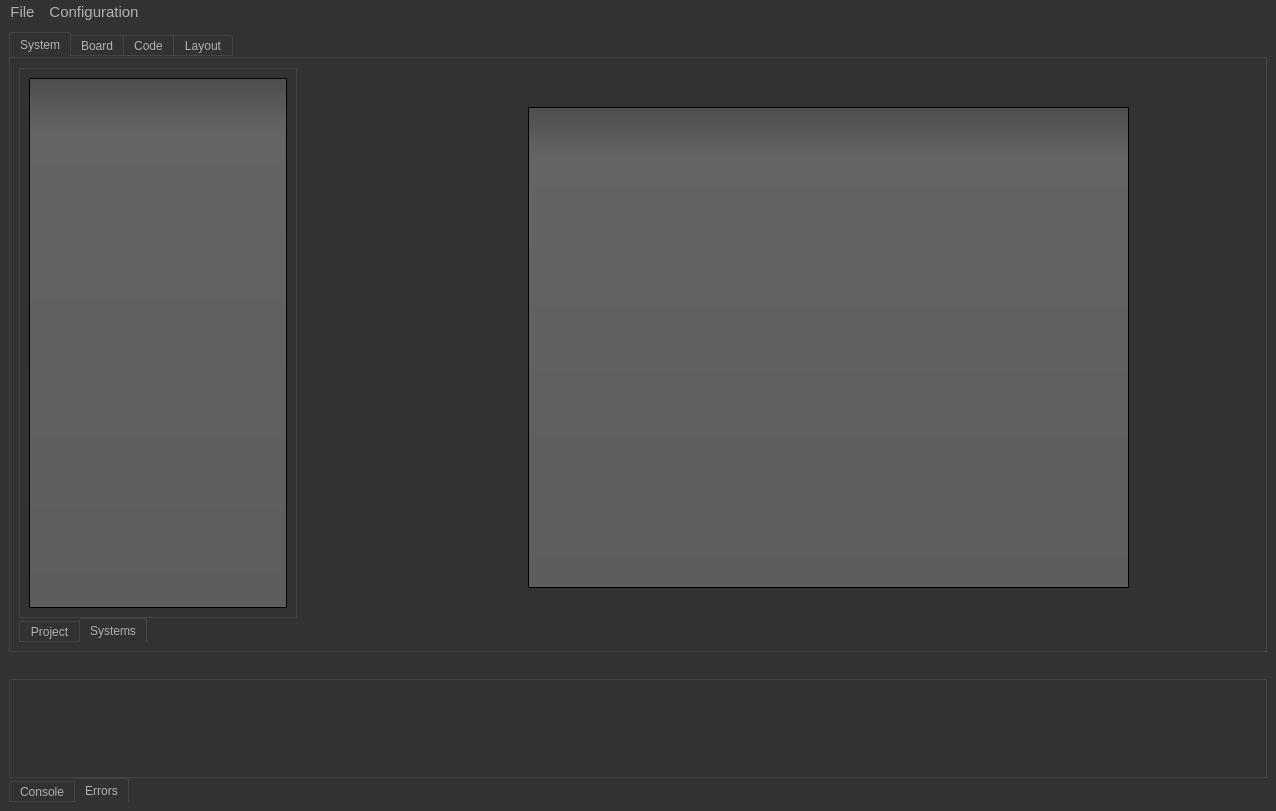
<?xml version="1.0" encoding="UTF-8"?>
<ui version="4.0">
 <class>MainWindow</class>
 <widget class="QMainWindow" name="MainWindow">
  <property name="geometry">
   <rect>
    <x>0</x>
    <y>0</y>
    <width>1276</width>
    <height>811</height>
   </rect>
  </property>
  <property name="sizePolicy">
   <sizepolicy hsizetype="Preferred" vsizetype="Preferred">
    <horstretch>0</horstretch>
    <verstretch>0</verstretch>
   </sizepolicy>
  </property>
  <property name="minimumSize">
   <size>
    <width>20</width>
    <height>50</height>
   </size>
  </property>
  <property name="windowTitle">
   <string>Cnyth</string>
  </property>
  <property name="layoutDirection">
   <enum>Qt::LeftToRight</enum>
  </property>
  <property name="styleSheet">
   <string notr="true">QToolTip
{
     border: 1px solid black;
     background-color: #ffa02f;
     padding: 1px;
     border-radius: 3px;
     opacity: 100;
}

QWidget
{
    color: #b1b1b1;
    background-color: #323232;
}

QWidget:item:hover
{
    background-color: QLinearGradient( x1: 0, y1: 0, x2: 0, y2: 1, stop: 0 #ffa02f, stop: 1 #ca0619);
    color: #000000;
}

QWidget:item:selected
{
    background-color: QLinearGradient( x1: 0, y1: 0, x2: 0, y2: 1, stop: 0 #ffa02f, stop: 1 #d7801a);
}

QMenuBar::item
{
    background: transparent;
}

QMenuBar::item:selected
{
    background: transparent;
    border: 1px solid #ffaa00;
}

QMenuBar::item:pressed
{
    background: #444;
    border: 1px solid #000;
    background-color: QLinearGradient(
        x1:0, y1:0,
        x2:0, y2:1,
        stop:1 #212121,
        stop:0.4 #343434/*,
        stop:0.2 #343434,
        stop:0.1 #ffaa00*/
    );
    margin-bottom:-1px;
    padding-bottom:1px;
}

QMenu
{
    border: 1px solid #000;
}

QMenu::item
{
    padding: 2px 20px 2px 20px;
}

QMenu::item:selected
{
    color: #000000;
}

QWidget:disabled
{
    color: #404040;
    background-color: #323232;
}

QAbstractItemView
{
    background-color: QLinearGradient( x1: 0, y1: 0, x2: 0, y2: 1, stop: 0 #4d4d4d, stop: 0.1 #646464, stop: 1 #5d5d5d);
}

QWidget:focus
{
    /*border: 2px solid QLinearGradient( x1: 0, y1: 0, x2: 0, y2: 1, stop: 0 #ffa02f, stop: 1 #d7801a);*/
}

QLineEdit
{
    background-color: QLinearGradient( x1: 0, y1: 0, x2: 0, y2: 1, stop: 0 #4d4d4d, stop: 0 #646464, stop: 1 #5d5d5d);
    padding: 1px;
    border-style: solid;
    border: 1px solid #1e1e1e;
    border-radius: 5;
}

QPushButton
{
    color: #b1b1b1;
    background-color: QLinearGradient( x1: 0, y1: 0, x2: 0, y2: 1, stop: 0 #565656, stop: 0.1 #525252, stop: 0.5 #4e4e4e, stop: 0.9 #4a4a4a, stop: 1 #464646);
    border-width: 1px;
    border-color: #1e1e1e;
    border-style: solid;
    border-radius: 6;
    padding: 3px;
    font-size: 12px;
    padding-left: 5px;
    padding-right: 5px;
}

QPushButton:pressed
{
    background-color: QLinearGradient( x1: 0, y1: 0, x2: 0, y2: 1, stop: 0 #2d2d2d, stop: 0.1 #2b2b2b, stop: 0.5 #292929, stop: 0.9 #282828, stop: 1 #252525);
}

QComboBox
{
    selection-background-color: #ffaa00;
    background-color: QLinearGradient( x1: 0, y1: 0, x2: 0, y2: 1, stop: 0 #565656, stop: 0.1 #525252, stop: 0.5 #4e4e4e, stop: 0.9 #4a4a4a, stop: 1 #464646);
    border-style: solid;
    border: 1px solid #1e1e1e;
    border-radius: 5;
}

QComboBox:hover,QPushButton:hover
{
    border: 2px solid QLinearGradient( x1: 0, y1: 0, x2: 0, y2: 1, stop: 0 #ffa02f, stop: 1 #d7801a);
}


QComboBox:on
{
    padding-top: 3px;
    padding-left: 4px;
    background-color: QLinearGradient( x1: 0, y1: 0, x2: 0, y2: 1, stop: 0 #2d2d2d, stop: 0.1 #2b2b2b, stop: 0.5 #292929, stop: 0.9 #282828, stop: 1 #252525);
    selection-background-color: #ffaa00;
}

QComboBox QAbstractItemView
{
    border: 2px solid darkgray;
    selection-background-color: QLinearGradient( x1: 0, y1: 0, x2: 0, y2: 1, stop: 0 #ffa02f, stop: 1 #d7801a);
}

QComboBox::drop-down
{
     subcontrol-origin: padding;
     subcontrol-position: top right;
     width: 15px;

     border-left-width: 0px;
     border-left-color: darkgray;
     border-left-style: solid; /* just a single line */
     border-top-right-radius: 3px; /* same radius as the QComboBox */
     border-bottom-right-radius: 3px;
 }

QComboBox::down-arrow
{
     image: url(:/down_arrow.png);
}

QGroupBox:focus
{
border: 2px solid QLinearGradient( x1: 0, y1: 0, x2: 0, y2: 1, stop: 0 #ffa02f, stop: 1 #d7801a);
}

QTextEdit:focus
{
    border: 2px solid QLinearGradient( x1: 0, y1: 0, x2: 0, y2: 1, stop: 0 #ffa02f, stop: 1 #d7801a);
}

QScrollBar:horizontal {
     border: 1px solid #222222;
     background: QLinearGradient( x1: 0, y1: 0, x2: 0, y2: 1, stop: 0.0 #121212, stop: 0.2 #282828, stop: 1 #484848);
     height: 7px;
     margin: 0px 16px 0 16px;
}

QScrollBar::handle:horizontal
{
      background: QLinearGradient( x1: 0, y1: 0, x2: 1, y2: 0, stop: 0 #ffa02f, stop: 0.5 #d7801a, stop: 1 #ffa02f);
      min-height: 20px;
      border-radius: 2px;
}

QScrollBar::add-line:horizontal {
      border: 1px solid #1b1b19;
      border-radius: 2px;
      background: QLinearGradient( x1: 0, y1: 0, x2: 1, y2: 0, stop: 0 #ffa02f, stop: 1 #d7801a);
      width: 14px;
      subcontrol-position: right;
      subcontrol-origin: margin;
}

QScrollBar::sub-line:horizontal {
      border: 1px solid #1b1b19;
      border-radius: 2px;
      background: QLinearGradient( x1: 0, y1: 0, x2: 1, y2: 0, stop: 0 #ffa02f, stop: 1 #d7801a);
      width: 14px;
     subcontrol-position: left;
     subcontrol-origin: margin;
}

QScrollBar::right-arrow:horizontal, QScrollBar::left-arrow:horizontal
{
      border: 1px solid black;
      width: 1px;
      height: 1px;
      background: white;
}

QScrollBar::add-page:horizontal, QScrollBar::sub-page:horizontal
{
      background: none;
}

QScrollBar:vertical
{
      background: QLinearGradient( x1: 0, y1: 0, x2: 1, y2: 0, stop: 0.0 #121212, stop: 0.2 #282828, stop: 1 #484848);
      width: 7px;
      margin: 16px 0 16px 0;
      border: 1px solid #222222;
}

QScrollBar::handle:vertical
{
      background: QLinearGradient( x1: 0, y1: 0, x2: 0, y2: 1, stop: 0 #ffa02f, stop: 0.5 #d7801a, stop: 1 #ffa02f);
      min-height: 20px;
      border-radius: 2px;
}

QScrollBar::add-line:vertical
{
      border: 1px solid #1b1b19;
      border-radius: 2px;
      background: QLinearGradient( x1: 0, y1: 0, x2: 0, y2: 1, stop: 0 #ffa02f, stop: 1 #d7801a);
      height: 14px;
      subcontrol-position: bottom;
      subcontrol-origin: margin;
}

QScrollBar::sub-line:vertical
{
      border: 1px solid #1b1b19;
      border-radius: 2px;
      background: QLinearGradient( x1: 0, y1: 0, x2: 0, y2: 1, stop: 0 #d7801a, stop: 1 #ffa02f);
      height: 14px;
      subcontrol-position: top;
      subcontrol-origin: margin;
}

QScrollBar::up-arrow:vertical, QScrollBar::down-arrow:vertical
{
      border: 1px solid black;
      width: 1px;
      height: 1px;
      background: white;
}


QScrollBar::add-page:vertical, QScrollBar::sub-page:vertical
{
      background: none;
}

QTextEdit
{
    background-color: #242424;
}

QPlainTextEdit
{
    background-color: #242424;
}

QHeaderView::section
{
    background-color: QLinearGradient(x1:0, y1:0, x2:0, y2:1, stop:0 #616161, stop: 0.5 #505050, stop: 0.6 #434343, stop:1 #656565);
    color: white;
    padding-left: 4px;
    border: 1px solid #6c6c6c;
}

QCheckBox:disabled
{
color: #414141;
}

QDockWidget::title
{
    text-align: center;
    spacing: 3px; /* spacing between items in the tool bar */
    background-color: QLinearGradient(x1:0, y1:0, x2:0, y2:1, stop:0 #323232, stop: 0.5 #242424, stop:1 #323232);
}

QDockWidget::close-button, QDockWidget::float-button
{
    text-align: center;
    spacing: 1px; /* spacing between items in the tool bar */
    background-color: QLinearGradient(x1:0, y1:0, x2:0, y2:1, stop:0 #323232, stop: 0.5 #242424, stop:1 #323232);
}

QDockWidget::close-button:hover, QDockWidget::float-button:hover
{
    background: #242424;
}

QDockWidget::close-button:pressed, QDockWidget::float-button:pressed
{
    padding: 1px -1px -1px 1px;
}

QMainWindow::separator
{
    background-color: QLinearGradient(x1:0, y1:0, x2:0, y2:1, stop:0 #161616, stop: 0.5 #151515, stop: 0.6 #212121, stop:1 #343434);
    color: white;
    padding-left: 4px;
    border: 1px solid #4c4c4c;
    spacing: 3px; /* spacing between items in the tool bar */
}

QMainWindow::separator:hover
{

    background-color: QLinearGradient(x1:0, y1:0, x2:0, y2:1, stop:0 #d7801a, stop:0.5 #b56c17 stop:1 #ffa02f);
    color: white;
    padding-left: 4px;
    border: 1px solid #6c6c6c;
    spacing: 3px; /* spacing between items in the tool bar */
}

QToolBar::handle
{
     spacing: 3px; /* spacing between items in the tool bar */
     background: url(:/images/handle.png);
}

QMenu::separator
{
    height: 2px;
    background-color: QLinearGradient(x1:0, y1:0, x2:0, y2:1, stop:0 #161616, stop: 0.5 #151515, stop: 0.6 #212121, stop:1 #343434);
    color: white;
    padding-left: 4px;
    margin-left: 10px;
    margin-right: 5px;
}

QProgressBar
{
    border: 2px solid grey;
    border-radius: 5px;
    text-align: center;
}

QProgressBar::chunk
{
    background-color: #d7801a;
    width: 2.15px;
    margin: 0.5px;
}

QTabBar::tab {
    color: #b1b1b1;
    border: 1px solid #444;
    border-bottom-style: none;
    background-color: #323232;
    padding-left: 10px;
    padding-right: 10px;
    padding-top: 3px;
    padding-bottom: 2px;
    margin-right: -1px;
}

QTabWidget::pane {
    border: 1px solid #444;
    top: 1px;
}

QTabBar::tab:last
{
    margin-right: 0; /* the last selected tab has nothing to overlap with on the right */
    border-top-right-radius: 3px;
}

QTabBar::tab:first:!selected
{
 margin-left: 0px; /* the last selected tab has nothing to overlap with on the right */


    border-top-left-radius: 3px;
}

QTabBar::tab:!selected
{
    color: #b1b1b1;
    border-bottom-style: solid;
    margin-top: 3px;
    background-color: QLinearGradient(x1:0, y1:0, x2:0, y2:1, stop:1 #212121, stop:.4 #343434);
}

QTabBar::tab:selected
{
    border-top-left-radius: 3px;
    border-top-right-radius: 3px;
    margin-bottom: 0px;
}

QTabBar::tab:!selected:hover
{
    /*border-top: 2px solid #ffaa00;
    padding-bottom: 3px;*/
    border-top-left-radius: 3px;
    border-top-right-radius: 3px;
    background-color: QLinearGradient(x1:0, y1:0, x2:0, y2:1, stop:1 #212121, stop:0.4 #343434, stop:0.2 #343434, stop:0.1 #ffaa00);
}

QRadioButton::indicator:checked, QRadioButton::indicator:unchecked{
    color: #b1b1b1;
    background-color: #323232;
    border: 1px solid #b1b1b1;
    border-radius: 6px;
}

QRadioButton::indicator:checked
{
    background-color: qradialgradient(
        cx: 0.5, cy: 0.5,
        fx: 0.5, fy: 0.5,
        radius: 1.0,
        stop: 0.25 #ffaa00,
        stop: 0.3 #323232
    );
}


QRadioButton::indicator
{
    border-radius: 6px;
}

QRadioButton::indicator:hover, QCheckBox::indicator:hover
{
    border: 1px solid #ffaa00;
}


</string>
  </property>
  <widget class="QWidget" name="centralwidget">
   <layout class="QVBoxLayout" name="verticalLayout">
    <item>
     <widget class="QTabWidget" name="board_tabWidget">
      <property name="currentIndex">
       <number>0</number>
      </property>
      <widget class="QWidget" name="system_tab">
       <attribute name="title">
        <string>System</string>
       </attribute>
       <layout class="QHBoxLayout" name="horizontalLayout">
        <item>
         <widget class="QTabWidget" name="system_tabwidget">
          <property name="tabPosition">
           <enum>QTabWidget::South</enum>
          </property>
          <property name="currentIndex">
           <number>1</number>
          </property>
          <widget class="QWidget" name="project_tab">
           <attribute name="title">
            <string>Project</string>
           </attribute>
           <layout class="QVBoxLayout" name="verticalLayout_2">
            <item>
             <widget class="QTreeView" name="project_treeView"/>
            </item>
           </layout>
          </widget>
          <widget class="QWidget" name="catalog_tab">
           <attribute name="title">
            <string>Systems</string>
           </attribute>
           <layout class="QHBoxLayout" name="horizontalLayout_2">
            <item>
             <widget class="QTreeView" name="Catalog_treeView"/>
            </item>
           </layout>
          </widget>
         </widget>
        </item>
        <item>
         <spacer name="verticalSpacer">
          <property name="orientation">
           <enum>Qt::Vertical</enum>
          </property>
          <property name="sizeHint" stdset="0">
           <size>
            <width>20</width>
            <height>574</height>
           </size>
          </property>
         </spacer>
        </item>
        <item>
         <widget class="QWidget" name="widget" native="true">
          <property name="sizePolicy">
           <sizepolicy hsizetype="Preferred" vsizetype="Preferred">
            <horstretch>200</horstretch>
            <verstretch>200</verstretch>
           </sizepolicy>
          </property>
          <widget class="QListView" name="listView">
           <property name="geometry">
            <rect>
             <x>205</x>
             <y>40</y>
             <width>601</width>
             <height>481</height>
            </rect>
           </property>
          </widget>
         </widget>
        </item>
       </layout>
      </widget>
      <widget class="QWidget" name="board_tab">
       <attribute name="title">
        <string>Board</string>
       </attribute>
       <layout class="QHBoxLayout" name="horizontalLayout_5">
        <item>
         <widget class="QTabWidget" name="board_tabwidget">
          <property name="tabPosition">
           <enum>QTabWidget::South</enum>
          </property>
          <property name="currentIndex">
           <number>0</number>
          </property>
          <widget class="QWidget" name="project_tab_2">
           <attribute name="title">
            <string>Project</string>
           </attribute>
           <layout class="QVBoxLayout" name="verticalLayout_3">
            <item>
             <widget class="QTreeView" name="project_treeView_2"/>
            </item>
           </layout>
          </widget>
          <widget class="QWidget" name="catalog_tab_2">
           <attribute name="title">
            <string>Catalog</string>
           </attribute>
           <layout class="QHBoxLayout" name="horizontalLayout_4">
            <item>
             <widget class="QTreeView" name="Catalog_treeView_2"/>
            </item>
           </layout>
          </widget>
         </widget>
        </item>
        <item>
         <spacer name="verticalSpacer_2">
          <property name="orientation">
           <enum>Qt::Vertical</enum>
          </property>
          <property name="sizeHint" stdset="0">
           <size>
            <width>20</width>
            <height>574</height>
           </size>
          </property>
         </spacer>
        </item>
        <item>
         <widget class="QWidget" name="widget_2" native="true">
          <property name="sizePolicy">
           <sizepolicy hsizetype="Preferred" vsizetype="Preferred">
            <horstretch>200</horstretch>
            <verstretch>200</verstretch>
           </sizepolicy>
          </property>
          <widget class="QListView" name="listView_2">
           <property name="geometry">
            <rect>
             <x>205</x>
             <y>40</y>
             <width>601</width>
             <height>481</height>
            </rect>
           </property>
          </widget>
         </widget>
        </item>
       </layout>
      </widget>
      <widget class="QWidget" name="code_tab">
       <attribute name="title">
        <string>Code</string>
       </attribute>
       <layout class="QHBoxLayout" name="horizontalLayout_3">
        <item>
         <widget class="QTextEdit" name="code_textEdit"/>
        </item>
       </layout>
      </widget>
      <widget class="QWidget" name="layout_tab">
       <attribute name="title">
        <string>Layout</string>
       </attribute>
       <widget class="QTabWidget" name="tabWidget_2">
        <property name="geometry">
         <rect>
          <x>0</x>
          <y>569</y>
          <width>1243</width>
          <height>181</height>
         </rect>
        </property>
        <property name="tabPosition">
         <enum>QTabWidget::South</enum>
        </property>
        <property name="currentIndex">
         <number>1</number>
        </property>
        <widget class="QWidget" name="tab">
         <attribute name="title">
          <string>Tab 1</string>
         </attribute>
        </widget>
        <widget class="QWidget" name="tab_2">
         <attribute name="title">
          <string>Tab 2</string>
         </attribute>
        </widget>
       </widget>
      </widget>
     </widget>
    </item>
    <item>
     <spacer name="horizontalSpacer">
      <property name="orientation">
       <enum>Qt::Horizontal</enum>
      </property>
      <property name="sizeHint" stdset="0">
       <size>
        <width>1251</width>
        <height>20</height>
       </size>
      </property>
     </spacer>
    </item>
    <item>
     <widget class="QTabWidget" name="console_tabWidget">
      <property name="tabPosition">
       <enum>QTabWidget::South</enum>
      </property>
      <property name="currentIndex">
       <number>1</number>
      </property>
      <widget class="QWidget" name="console_tab">
       <attribute name="title">
        <string>Console</string>
       </attribute>
      </widget>
      <widget class="QWidget" name="errors_tab">
       <attribute name="title">
        <string>Errors</string>
       </attribute>
      </widget>
     </widget>
    </item>
   </layout>
  </widget>
  <widget class="QMenuBar" name="menubar">
   <property name="geometry">
    <rect>
     <x>0</x>
     <y>0</y>
     <width>1276</width>
     <height>31</height>
    </rect>
   </property>
   <property name="font">
    <font>
     <pointsize>11</pointsize>
    </font>
   </property>
   <widget class="QMenu" name="menuFile">
    <property name="title">
     <string>File</string>
    </property>
    <addaction name="New_Project_action"/>
    <addaction name="Open_Project_action"/>
    <addaction name="Save_Project_action"/>
    <addaction name="separator"/>
    <addaction name="actionExit"/>
   </widget>
   <widget class="QMenu" name="menuConfiguration">
    <property name="title">
     <string>Configuration</string>
    </property>
    <addaction name="actionDatabase_2"/>
   </widget>
   <addaction name="menuFile"/>
   <addaction name="menuConfiguration"/>
  </widget>
  <action name="Save_Project_action">
   <property name="text">
    <string>Save Project</string>
   </property>
  </action>
  <action name="New_Project_action">
   <property name="text">
    <string>New Project</string>
   </property>
  </action>
  <action name="actionDatabase">
   <property name="text">
    <string>Database</string>
   </property>
  </action>
  <action name="actionDatabase_2">
   <property name="text">
    <string>Database</string>
   </property>
   <property name="iconText">
    <string>Database</string>
   </property>
   <property name="toolTip">
    <string>Machine Configuration for AMS</string>
   </property>
  </action>
  <action name="actionExit">
   <property name="text">
    <string>Exit</string>
   </property>
  </action>
  <action name="Open_Project_action">
   <property name="text">
    <string>Open Project</string>
   </property>
  </action>
 </widget>
 <resources/>
 <connections>
  <connection>
   <sender>actionExit</sender>
   <signal>triggered()</signal>
   <receiver>MainWindow</receiver>
   <slot>close()</slot>
   <hints>
    <hint type="sourcelabel">
     <x>-1</x>
     <y>-1</y>
    </hint>
    <hint type="destinationlabel">
     <x>399</x>
     <y>299</y>
    </hint>
   </hints>
  </connection>
 </connections>
</ui>
